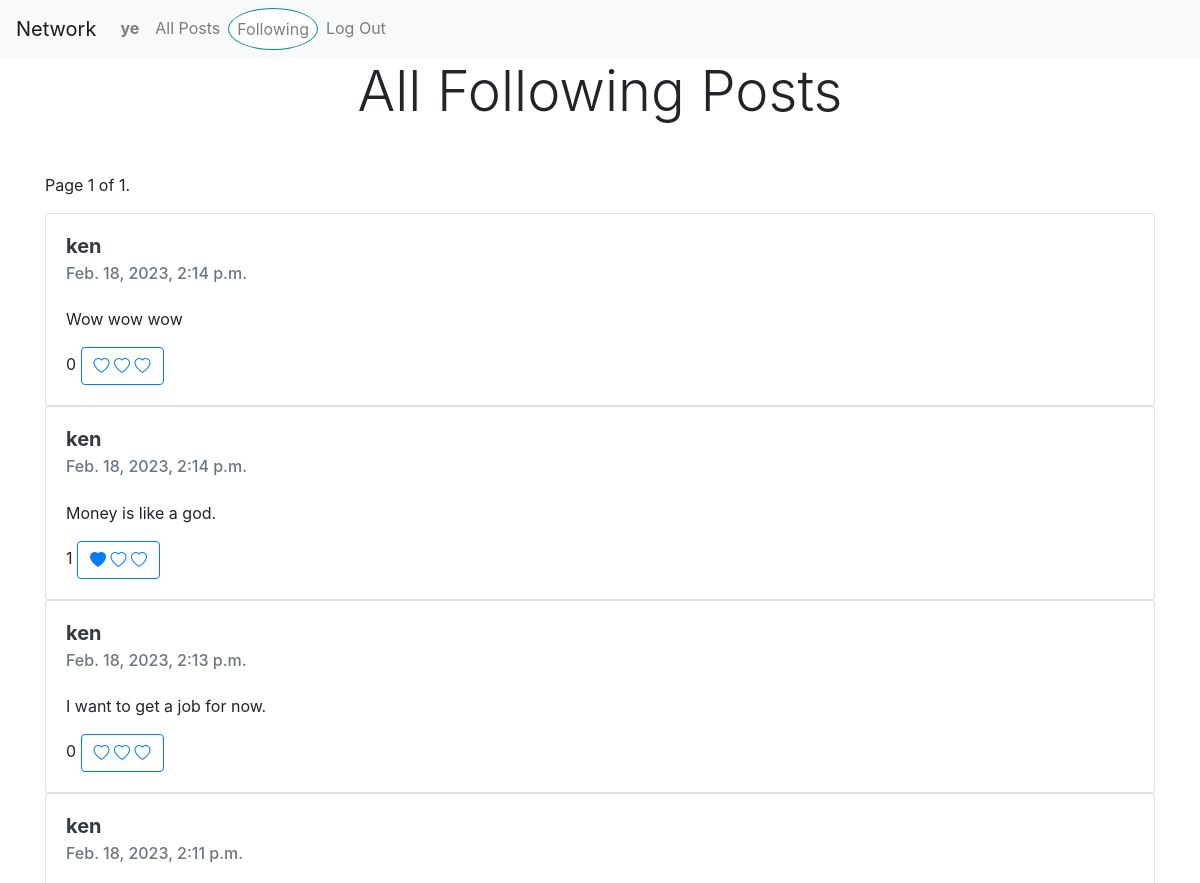
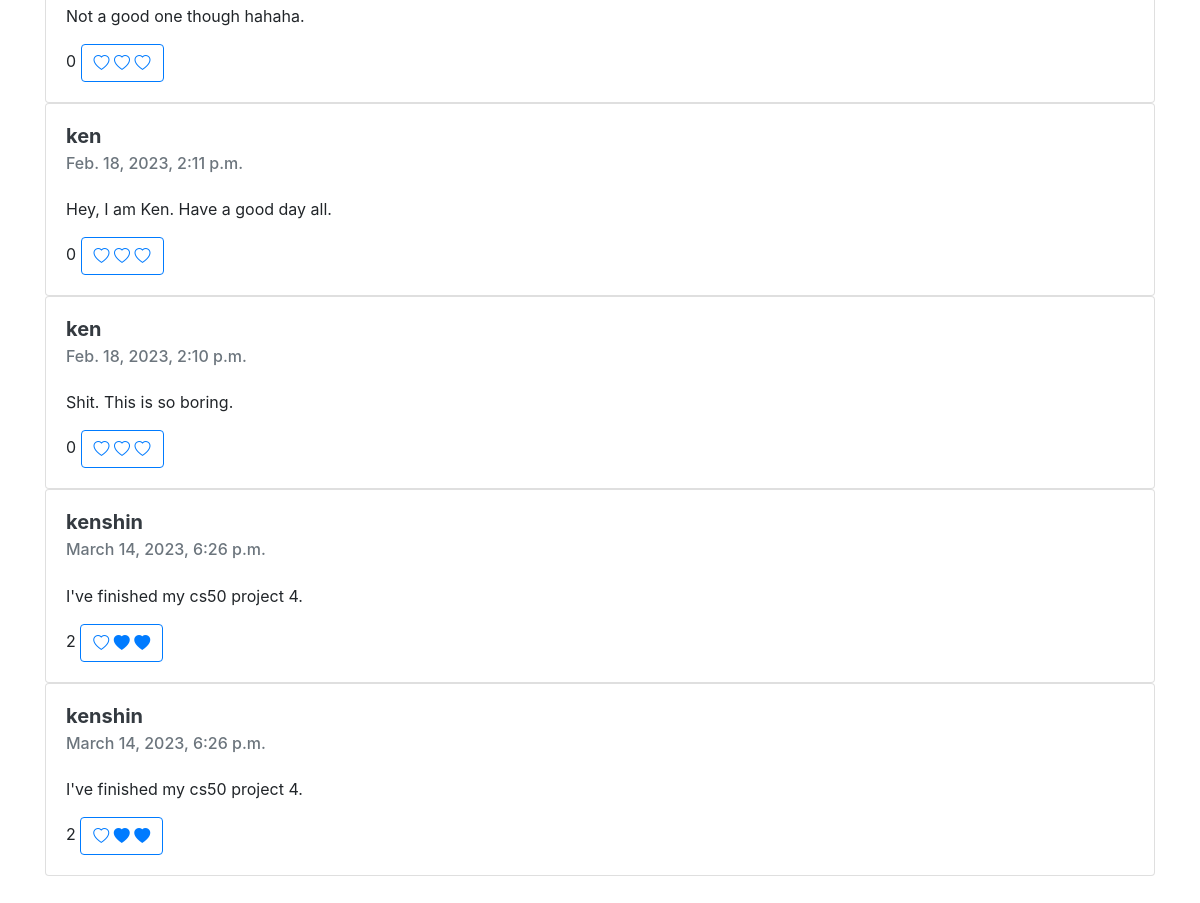
Page /following (signed in) on the committed database (2 pictures, top to bottom).
### network/models.py (models this page shows, shortened)
class User(AbstractUser):
    pass

class Post(models.Model):
    user = models.CharField(max_length=100)
    content = models.TextField()
    created_at = models.DateTimeField(default=datetime.now)
    likes = models.IntegerField(default=0)
    class Meta:
        ordering = ['-created_at']

class LikePost(models.Model):
    post_id = models.IntegerField()
    user = models.CharField(max_length=100)

### network/views.py (the view)
# urls.py: path('following',views.following,name='following'),
@login_required(login_url='login')
def following(request):
    follows = Follow.objects.filter(user_follow=request.user)
    users_profiles = []
    for follow in follows:
       users_profiles.append(follow.user_profile)
    all_posts = []
    for user in users_profiles:
       posts = Post.objects.filter(user=user)
       all_posts.extend(posts)
    paginator = Paginator(all_posts,10) # Show 10 posts per page
    page_number = request.GET.get('page')
    page_obj = paginator.get_page(page_number)
    liked_posts_all = []
    for post in all_posts:
        liked_posts = LikePost.objects.filter(user=request.user.username,post_id=post.id)
        liked_posts_all.extend(liked_posts)
    return render(request,'network/following.html',{
        'user_request': request.user.username,
        'liked_posts': liked_posts_all,
        'page_obj': page_obj
    })

### network/templates/network/following.html (shortened to what this page needs)
{% extends "network/layout.html" %}
{% load static %}
{% block body %}
<div class="container-lg">
    <h3 class="display-4 mb-4 text-center">All Following Posts</h3>
    <div class="row justify-content-center align-items-center my-5">
        <div class="col-12">
           <nav aria-label="post pages">
            <span class="current">
                Page {{ page_obj.number }} of {{ page_obj.paginator.num_pages }}.
            </span>
            </nav>
            {% for post in page_obj %}
            <div class="card" style="width: 100%;">
                <div class="card-body">
                    <h5 class="card-title"><a class="text-dark" href="{% url 'profile_view' post.user %}"><strong>{{post.user}}</strong></a></h5>
                    <h6 class="card-subtitle mb-4 text-muted">{{ post.created_at }}</h6>
                    <p class="card-text">{{ post.content }}</p>
                    <span id="like_count{{post.id}}">{{ post.likes }}</span>
                    <button type="button" id="like{{post.id}}" class="like btn btn-outline-primary" value="like">
                        {% if liked_posts %}
                        {% for liked_post in liked_posts %}
                                {% if post.id == liked_post.post_id %}
                                    <i id="heart{{post.id}}" class="bi bi-heart-fill"></i>
                                {% else %}
                                    <i id="heart{{post.id}}" class="bi bi-heart"></i>
                                {% endif %}
                        {% endfor %}
                        {% else %}
                            <i id="heart{{post.id}}" class="bi bi-heart"></i>
                        {% endif %}
                    </button>
                </div>
            </div>
        {% endfor %}
        </div>
    </div>
</div>
{% endblock %}

### network/templates/network/layout.html (shortened to what this page needs)
{% load static %}
<!DOCTYPE html>
<html lang="en">
  <head>
    <link
      rel="stylesheet"
      href="https://stackpath.bootstrapcdn.com/bootstrap/4.4.1/css/bootstrap.min.css"
    />
    <link href="{% static 'network/styles.css' %}" rel="stylesheet" />
    <link
      rel="stylesheet"
      href="https://cdn.jsdelivr.net/npm/bootstrap-icons@1.10.3/font/bootstrap-icons.css"
    />
  </head>
  <body>
    <nav class="navbar navbar-expand-lg navbar-light bg-light">
      <a class="navbar-brand" href="{% url 'index' %}">Network</a>
      <div>
        <ul class="navbar-nav mr-auto">
                {% if user.is_authenticated %}
                    <li class="nav-item">
                        <a class="nav-link" href="{% url 'profile_view' user.username %}"><strong>{{ user.username }}</strong></a>
                    </li>
                {% endif %}
                <li class="nav-item">
                  <a class="nav-link" href="{% url 'index' %}">All Posts</a>
                </li>
                {% if user.is_authenticated %}
                    <li class="nav-item">
                        <a class="nav-link" href="{% url 'following' %}">Following</a>
                    </li>
                    <li class="nav-item">
                        <a class="nav-link" href="{% url 'logout' %}">Log Out</a>
                    </li>
                {% endif %}
              </ul>
      </div>
    </nav>
    <div class="body">{% block body %} {% endblock %}</div>
  </body>
</html>

### network/static/network/styles.css (style rules this page uses)
.nav-link[aria-control='page'] { border: 1px solid darkcyan; background-color: white; border-radius: 50%; }

### rows in the picture
User: username "ye"
Post: user "ken", created_at "Feb. 18, 2023, 2:14 p.m.", content "Wow wow wow", likes "0"
Post: user "ken", created_at "Feb. 18, 2023, 2:14 p.m.", content "Money is like a god.", likes "1"
Post: user "ken", created_at "Feb. 18, 2023, 2:13 p.m.", content "I want to get a job for now.", likes "0"
Post: user "ken", created_at "Feb. 18, 2023, 2:11 p.m.", content "Not a good one though hahaha.", likes "0"
Post: user "ken", created_at "Feb. 18, 2023, 2:11 p.m.", content "Hey, I am Ken. Have a good day all.", likes "0"
Post: user "ken", created_at "Feb. 18, 2023, 2:10 p.m.", content "Shit. This is so boring.", likes "0"
Post: user "kenshin", created_at "March 14, 2023, 6:26 p.m.", content "I've finished my cs50 project 4.", likes "2"

### other values in the picture
{{ page_obj.number }} "1"
{{ page_obj.paginator.num_pages }} "1"
